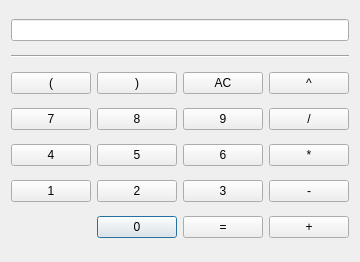
<?xml version="1.0" encoding="UTF-8"?>
<ui version="4.0">
 <class>Dialog</class>
 <widget class="QDialog" name="Dialog">
  <property name="geometry">
   <rect>
    <x>0</x>
    <y>0</y>
    <width>356</width>
    <height>262</height>
   </rect>
  </property>
  <property name="windowTitle">
   <string>calc</string>
  </property>
  <layout class="QGridLayout" name="gridLayout">
   <item row="1" column="0" colspan="4">
    <widget class="Line" name="line">
     <property name="orientation">
      <enum>Qt::Horizontal</enum>
     </property>
    </widget>
   </item>
   <item row="4" column="0">
    <widget class="QPushButton" name="btn4">
     <property name="text">
      <string>4</string>
     </property>
    </widget>
   </item>
   <item row="4" column="2">
    <widget class="QPushButton" name="btn6">
     <property name="text">
      <string>6</string>
     </property>
    </widget>
   </item>
   <item row="5" column="1">
    <widget class="QPushButton" name="btn2">
     <property name="text">
      <string>2</string>
     </property>
    </widget>
   </item>
   <item row="3" column="1">
    <widget class="QPushButton" name="btn8">
     <property name="text">
      <string>8</string>
     </property>
    </widget>
   </item>
   <item row="0" column="0" colspan="4">
    <widget class="QLineEdit" name="lineEdit"/>
   </item>
   <item row="4" column="1">
    <widget class="QPushButton" name="btn5">
     <property name="text">
      <string>5</string>
     </property>
    </widget>
   </item>
   <item row="3" column="0">
    <widget class="QPushButton" name="btn7">
     <property name="text">
      <string>7</string>
     </property>
    </widget>
   </item>
   <item row="3" column="2">
    <widget class="QPushButton" name="btn9">
     <property name="text">
      <string>9</string>
     </property>
    </widget>
   </item>
   <item row="5" column="0">
    <widget class="QPushButton" name="btn1">
     <property name="text">
      <string>1</string>
     </property>
    </widget>
   </item>
   <item row="5" column="2">
    <widget class="QPushButton" name="btn3">
     <property name="text">
      <string>3</string>
     </property>
    </widget>
   </item>
   <item row="6" column="1">
    <widget class="QPushButton" name="btn0">
     <property name="text">
      <string>0</string>
     </property>
     <property name="default">
      <bool>true</bool>
     </property>
    </widget>
   </item>
   <item row="2" column="0">
    <widget class="QPushButton" name="btnleft">
     <property name="text">
      <string>(</string>
     </property>
    </widget>
   </item>
   <item row="2" column="1">
    <widget class="QPushButton" name="btnRight">
     <property name="text">
      <string>)</string>
     </property>
    </widget>
   </item>
   <item row="2" column="2">
    <widget class="QPushButton" name="btnAC">
     <property name="text">
      <string>AC</string>
     </property>
    </widget>
   </item>
   <item row="6" column="2">
    <widget class="QPushButton" name="btnRes">
     <property name="text">
      <string>=</string>
     </property>
    </widget>
   </item>
   <item row="6" column="3">
    <widget class="QPushButton" name="btnAdd">
     <property name="text">
      <string>+</string>
     </property>
    </widget>
   </item>
   <item row="5" column="3">
    <widget class="QPushButton" name="btnSub">
     <property name="text">
      <string>-</string>
     </property>
    </widget>
   </item>
   <item row="4" column="3">
    <widget class="QPushButton" name="btnMul">
     <property name="text">
      <string>*</string>
     </property>
    </widget>
   </item>
   <item row="3" column="3">
    <widget class="QPushButton" name="btnDiv">
     <property name="text">
      <string>/</string>
     </property>
    </widget>
   </item>
   <item row="2" column="3">
    <widget class="QPushButton" name="btnSqu">
     <property name="text">
      <string>^</string>
     </property>
    </widget>
   </item>
  </layout>
 </widget>
 <layoutdefault spacing="6" margin="11"/>
 <resources/>
 <connections/>
</ui>
